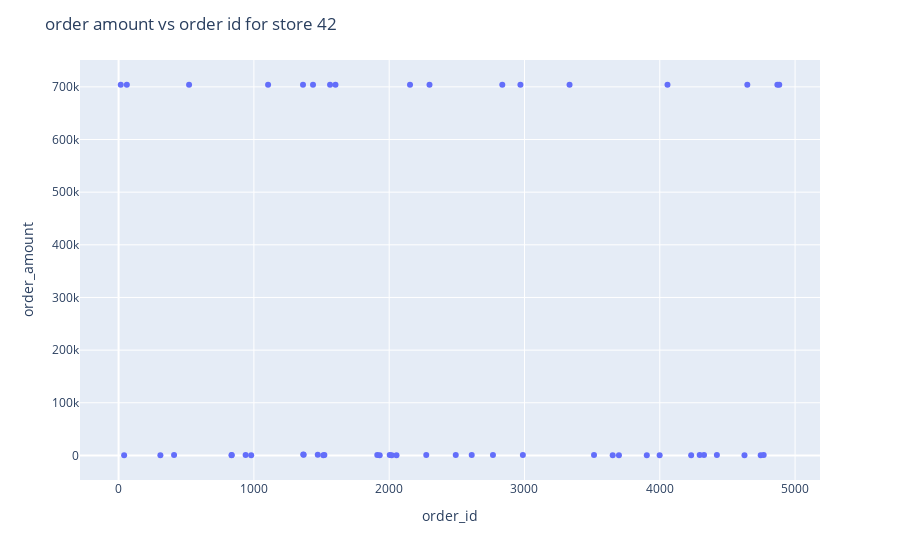

Notebook cell for this chart:
### Code cell
data_42=data[data['shop_id']==42]
fig = px.scatter(x=data_42['order_id'], y=data_42['order_amount'])
fig.update_layout(
    title="order amount vs order id for store 42",
    xaxis_title="order_id",
    yaxis_title="order_amount",
)

### Figure 1 — Plotly figure (JSON) as saved in the notebook; plotly's stock layout.template omitted (floating-point values rounded to 4 significant figures)
{"data": [{"hovertemplate": "x=%{x}<br>y=%{y}<extra></extra>", "legendgroup": "", "marker": {"color": "#636efa", "symbol": "circle"}, "mode": "markers", "name": "", "orientation": "v", "showlegend": false, "type": "scatter", "x": [16, 41, 61, 309, 410, 521, 835, 836, 939, 980, 1105, 1363, 1365, 1368, 1437, 1472, 1513, 1521, 1563, 1603, 1912, 1930, 2004, 2019, 2054, 2154, 2274, 2298, 2492, 2610, 2767, 2836, 2970, 2988, 3333, 3514, 3652, 3698, 3904, 3999, 4057, 4232, 4295, 4327, 4422, 4626, 4647, 4746, 4768, 4869, 4883], "xaxis": "x", "y": [704000, 352, 704000, 352, 704, 704000, 352, 704, 1056, 352, 704000, 704000, 1760, 1408, 704000, 1408, 352, 704, 704000, 704000, 704, 352, 704, 352, 352, 704000, 704, 704000, 704, 704, 704, 704000, 704000, 1056, 704000, 1056, 352, 352, 352, 352, 704000, 352, 704, 704, 704, 352, 704000, 352, 704, 704000, 704000], "yaxis": "y"}], "layout": {"legend": {"tracegroupgap": 0}, "margin": {"t": 60}, "title": {"text": "order amount vs order id for store 42"}, "xaxis": {"anchor": "y", "domain": [0, 1], "title": {"text": "order_id"}}, "yaxis": {"anchor": "x", "domain": [0, 1], "title": {"text": "order_amount"}}}}
